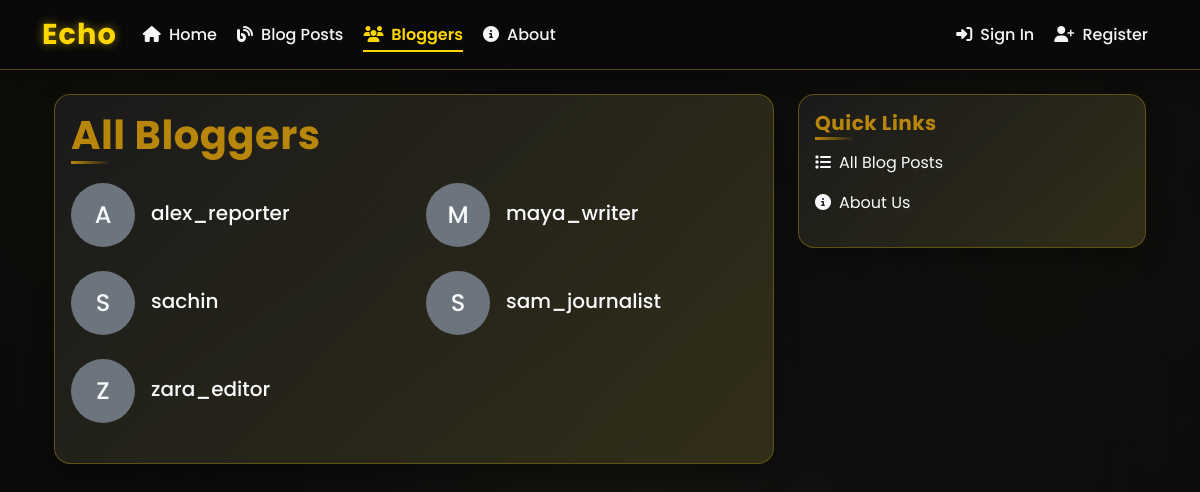
/blog/bloggers/, run on the app's committed database.
### app/models.py (models this page shows, shortened)
class User(AbstractUser):
    full_name = models.CharField(max_length=255, blank=True)
    bio = models.TextField(max_length=500, blank=True)
    location = models.CharField(max_length=100, blank=True)
    website = models.URLField(max_length=200, blank=True)
    profile_picture = models.ImageField(upload_to='profile_pics/', null=True, blank=True)
    created_at = models.DateTimeField(auto_now_add=True)
    updated_at = models.DateTimeField(auto_now=True)
    objects = UserManager()

### app/views.py (the view)
# urls.py: path('blog/bloggers/', views.blogger_list, name='blogger_list'),
def blogger_list(request):
    bloggers = User.objects.filter(blog_posts__isnull=False).distinct().order_by('username')
    return render(request, 'blogger_list.html', {'bloggers': bloggers})

### app/templates/blogger_list.html (shortened to what this page needs)
{% extends 'base.html' %}
{% block content %}
<div class="container mt-4">
    <div class="row">
        <div class="col-md-8">
            <div class="card bg-dark text-light">
                <div class="card-body">
                    <h1 class="card-title mb-4">All Bloggers</h1>
                    {% if bloggers %}
                        <div class="row">
                            {% for blogger in bloggers %}
                            <div class="col-md-6 mb-4">
                                <div class="d-flex align-items-center">
                                    {% if blogger.profile_picture %}
                                        <img src="{{ blogger.profile_picture.url }}" alt="{{ blogger.username }}" class="rounded-circle me-3" style="width: 64px; height: 64px; object-fit: cover;">
                                    {% else %}
                                        <div class="rounded-circle bg-secondary me-3 d-flex align-items-center justify-content-center" style="width: 64px; height: 64px;">
                                            <span class="h4 mb-0">{{ blogger.username|first|upper }}</span>
                                        </div>
                                    {% endif %}
                                    <div>
                                        <h5 class="mb-1">
                                            <a href="{% url 'blogger_detail' blogger.id %}" class="text-light text-decoration-none">
                                                {{ blogger.username }}
                                            </a>
                                        </h5>
                                    </div>
                                </div>
                            </div>
                            {% endfor %}
                        </div>
                    {% else %}
                        <p class="text-muted">No bloggers found.</p>
                    {% endif %}
                </div>
            </div>
        </div>
        <div class="col-md-4">
            <div class="card bg-dark text-light mb-4">
                <div class="card-body">
                    <h5 class="card-title mb-3">Quick Links</h5>
                    <ul class="list-unstyled mb-0">
                        <li class="mb-3">
                            <a href="{% url 'blog_list' %}" class="text-light text-decoration-none">
                                <i class="fas fa-list me-2"></i>All Blog Posts
                            </a>
                        </li>
                        <li class="mb-3">
                            <a href="{% url 'about' %}" class="text-light text-decoration-none">
                                <i class="fas fa-info-circle me-2"></i>About Us
                            </a>
                        </li>
                    </ul>
                </div>
            </div>
        </div>
    </div>
</div>
{% endblock %}

### app/templates/base.html (style rules this page uses)
:root { --primary: #FFD700; --primary-light: #FFDF45; --primary-dark: #D4AF37; --accent: #B8860B; --accent-alt: #FFF8DC; --bg-dark: #0A0A0A; --bg-card: #1A1A1A; --text-light: #F5F5F5; --text-muted: #CCCCCC; --success: #D4AF37; --warning: #FF8C00; --danger: #B22222; --card-border-radius: 16px; --btn-border-radius: 12px; --input-border-radius: 10px; }
body { background: linear-gradient(135deg, var(--bg-dark) 0%, #121212 100%); color: var(--text-light); font-family: 'Poppins', sans-serif; min-height: 100vh; position: relative; overflow-x: hidden; }
body::before { content: ''; position: fixed; top: 0; left: 0; width: 100%; height: 100%; background: radial-gradient(circle at 10% 10%, rgba(255, 215, 0, 0.05) 0%, transparent 30%), radial-gradient(circle at 90% 20%, rgba(184, 134, 11, 0.05) 0%, transparent 30%), radial-gradient(circle at 50% 80%, rgba(212, 175, 55, 0.05) 0%, transparent 40%); pointer-events: none; z-index: -1; }
.card { background: linear-gradient(145deg, var(--bg-card) 0%, rgba(26, 26, 26, 0.9) 100%); border: 1px solid rgba(255, 215, 0, 0.3); box-shadow: 0 10px 25px rgba(0, 0, 0, 0.3); border-radius: var(--card-border-radius); transition: all 0.4s cubic-bezier(0.175, 0.885, 0.32, 1.275); overflow: hidden; position: relative; z-index: 1; }
.card::before { content: ''; position: absolute; top: 0; left: 0; width: 100%; height: 100%; background: linear-gradient(135deg, transparent 0%, rgba(255, 215, 0, 0.1) 100%); z-index: -1; }
.card::after { content: ''; position: absolute; top: -50%; left: -50%; width: 200%; height: 200%; background: radial-gradient(circle, rgba(184, 134, 11, 0.1) 0%, transparent 70%); opacity: 0; z-index: -1; transition: opacity 0.4s ease; }
.card-title { color: var(--accent); font-weight: 700; letter-spacing: 0.5px; margin-bottom: 15px; position: relative; display: inline-block; }
.card-title::after { content: ''; position: absolute; bottom: -5px; left: 0; width: 40px; height: 3px; background: linear-gradient(to right, var(--accent), transparent); }
a { color: var(--primary); text-decoration: none; transition: all 0.3s ease; position: relative; }

### data on the page
User: username|first "A", username "alex_reporter"
User: username|first "M", username "maya_writer"
User: username|first "S", username "sachin"
User: username|first "S", username "sam_journalist"
User: username|first "Z", username "zara_editor"
